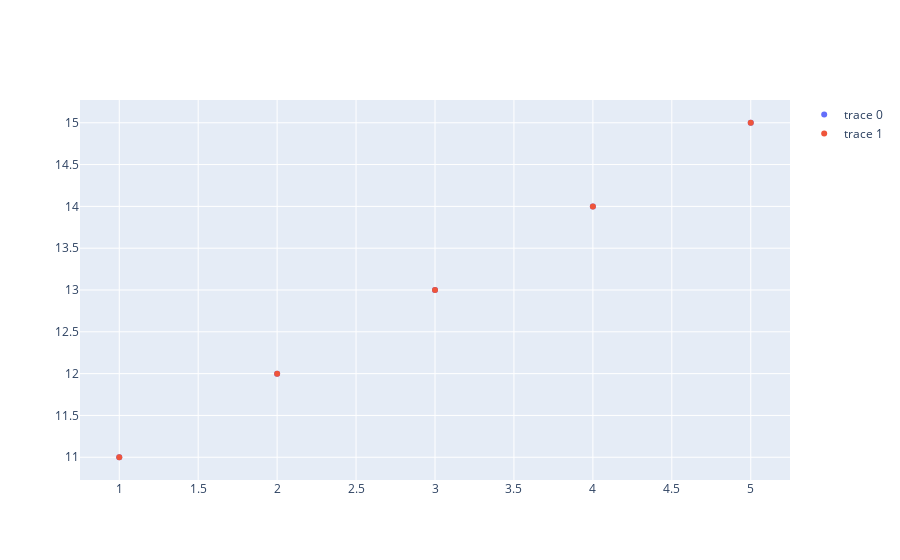

The code cell stored with this chart in its notebook:
### Code cell
fig.update_traces(mi_trazado)

### Figure 1 — Plotly figure (JSON) as saved in the notebook; plotly's stock layout.template omitted (floating-point values rounded to 4 significant figures)
{"data": [{"mode": "markers", "type": "scatter", "x": [1, 2, 3, 4, 5], "y": [11, 12, 13, 14, 15]}, {"mode": "markers", "type": "scatter", "x": [1, 2, 3, 4, 5], "y": [11, 12, 13, 14, 15]}], "layout": {}}
